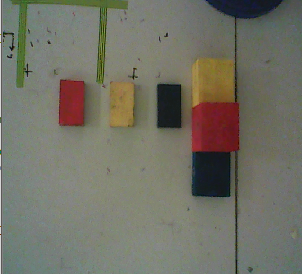
//> input picture Capture.PNG, 302 x 274 px, given in place of the camera
$ ./RSD_starter_video   (built with g++ and OpenCV 4)
//> lines starting //> are read from the running program, lines starting //| are printed output that depends on the picture; after the words box and inside, x2 and y2 are one past the last pixel; in counts of white or black regions, pixels touching at a corner belong together
### RobotHandEye/Block.h
#pragma once

#include <opencv2\opencv.hpp>

using namespace cv;
using namespace std;

class Block
{
private:
	int xPos, yPos, Position;
public:
	Block();
	~Block();
	bool checkBlock(Mat Block, int x, int y);

	int getPosy();

	int getPosx();

	void setPosy(int y);

	void setPosx(int x);

	int getPosition();

	void setPosition(int pos);

	bool checkPosition();

};

### RobotHandEye/stdafx.h
// stdafx.h : include file for standard system include files,
// or project specific include files that are used frequently, but
// are changed infrequently
//

#pragma once

// TODO: reference additional headers your program requires here

### RobotHandEye/Block.cpp
#include "Block.h"


Block::Block()
{
	Position = 0;
	xPos = 0;
	yPos = 0;
}


Block::~Block()
{
}

bool Block::checkBlock(Mat Block, int x, int y)
{
	Vec3b intensityBlue = Block.at<Vec3b>(y, x);
		for (int i = x; i < x + 5; i++)
		{
			for (int j = y; j < y + 5; j++)
			{
				if (j > Block.rows-1 || j < 0 || i > Block.cols-1 || i < 0)
				{
					return false;
				}
				intensityBlue = Block.at<Vec3b>(j, i);
				if (intensityBlue.val[0] == 0)
				{
					return false;
				}
			}
		}

	return true;
}

bool Block::checkPosition()
{
	if (xPos == 0)
	{
		return true;
	}
	else
	{
		return false;
	}
}

// [4 lines left out: function getPosy, not called in this run]

int Block::getPosx()
{
	return xPos;
}

void Block::setPosy(int y)
{
	yPos = y;
}

void Block::setPosx(int x)
{
	xPos = x;
}

int Block::getPosition()
{
	return Position;
}

void Block::setPosition(int pos)
{
	Position = pos;
}

### RobotHandEye/RSD_starter_video.cpp
/*
* RSD_starter_video.cpp
*
* This code was developed for students studying RME40003 Robot Systems Design at Swinburne
* University of Technology in Melbourne, Australia
*
* This code is largely based on the 'starter_video.cpp' code created by Ethan Rublee, Nov 23,
* 2010 for use with OpenCV software. Ethan Rublee's code comes packaged with the OpenCV files
* and can be found in ..\OpenCV\sources\samples\cpp\
*
* This is a simple starter sample  for using opencv, getting a video stream, displaying images,
* reading and outputting pixel values, and modifying pixel values.
*
*/

/*
* CODE MODIFICATIONS AND BUG FIXES
* 24/07/2014 Code added by Michelle Dunn to read, output and modify pixel values
* 21/08/2014 Comments added by Michelle Dunn for Swinburne students
*/

#include "opencv2/highgui/highgui.hpp"
#include "stdafx.h"
#include "windows.h"
#include <iostream>
#include <vector>
#include <stdio.h>
#include "block.h"

#using <mscorlib.dll>
#using <system.dll>


using namespace System;
using namespace System::IO::Ports;
using namespace cv;
using namespace std;


//hide the local functions in an anon namespace
namespace {
    // [11 lines left out: function help, not called in this run]


}

void sortBlocks(Block* redBlock, Block* blueBlock, Block* yellowBlock)
{
	//sort the blocks
	//assume values
	int positions[3] = { redBlock->getPosx(), yellowBlock->getPosx(), blueBlock->getPosx() };
	int redPos = 1, bluePos = 2, yellowPos = 3;

	sort(positions, positions + 3);

	redPos = distance(positions, (find(positions, positions + 3, redBlock->getPosx()))) + 1;
	bluePos = distance(positions, (find(positions, positions + 3, blueBlock->getPosx()))) + 1;
	yellowPos = distance(positions, (find(positions, positions + 3, yellowBlock->getPosx()))) + 1;

	blueBlock->setPosition(bluePos);
	redBlock->setPosition(redPos);
	yellowBlock->setPosition(yellowPos);
}

int process(VideoCapture& capture)
{
	int n = 0;
	char filename[200];
	string window_name = "video | q or esc to quit";
	cout << "press space to save a picture. q or esc to quit" << endl;
	namedWindow(window_name, CV_WINDOW_KEEPRATIO); //resizable window;
	Mat frame;

	Block * redBlock = new Block();
	Block * blueBlock = new Block();
	Block * yellowBlock = new Block();

	//initalise frame, sometimes takes a while to colour properly
	for (int i = 0; i < 1; i++) {
		//needs a few frames to stabilise image first would recommend a dew cycles before detecting postions
		for (int i = 0; i < 20; i++) {
			capture >> frame;
//> frame is the input picture: 274 rows x 302 cols, CV_8UC3; mean B, G, R 101.3, 113.2, 113.7
			if (frame.empty())
				break;
		}
		capture >> frame;
		if (frame.empty())
			break;

		/****************** Entry point for Swinburne RSD students ****************/


		Mat bgr = frame;

		Mat hsv;
		vector<Mat> channels;

		cvtColor(bgr, hsv, COLOR_BGR2HSV);
//> hsv: 274 rows x 302 cols, CV_8UC3; mean H, S, V 49.4, 43.8, 118.7

		split(hsv, channels);
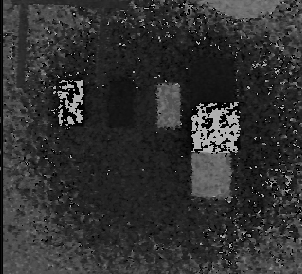
//> channels[0]: 274 rows x 302 cols, CV_8UC1; min 0, max 179, mean 49.4
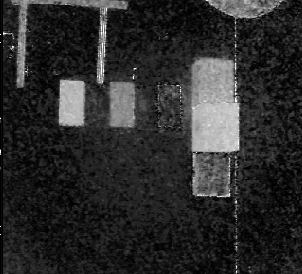
//> channels[1]: 274 rows x 302 cols, CV_8UC1; min 0, max 255, mean 43.8
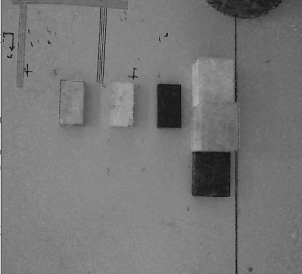
//> channels[2]: 274 rows x 302 cols, CV_8UC1; min 17, max 213, mean 118.7
		Scalar m = mean(channels[1]);
//> m = Scalar(43.78)
		cout << "light intensity = " << m[0] << endl;
//| light intensity = 43.781

		//adjust the lower bounds of blue to find in light or dark
		int blueAdj;
		blueAdj = (m[0] * -7.2) + 330;
//> blueAdj = 14

		Scalar Red_lower = Scalar(0, 70, 50);
		Scalar Red_higher = Scalar(10, 255, 255);
		Scalar Red_lower2 = Scalar(170, 70, 50);
		Scalar Red_higher2 = Scalar(180, 255, 255);

		Scalar Yellow_lower = Scalar(10, 100, 100);
		Scalar Yellow_higher = Scalar(30, 255, 255);

		Scalar Blue_lower = Scalar(100, blueAdj, 0);
//> Blue_lower = Scalar(100, 14)
		Scalar Blue_higher = Scalar(140, 255, 255);


		Mat maskred1, maskred2, maskyellow, maskblue;

		inRange(hsv, Red_lower, Red_higher, maskred1);
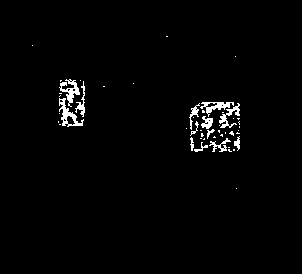
//> maskred1: 274 rows x 302 cols, CV_8UC1; 1.9% white; 49 white regions (36 under 20 px), largest, box (x1, y1, x2, y2) and area: (59, 98, 84, 127) 245, (59, 79, 80, 107) 223, (200, 102, 234, 117) 191
		inRange(hsv, Red_lower2, Red_higher2, maskred2);
//> maskred2: 274 rows x 302 cols, CV_8UC1; 2.5% white; 27 white regions (21 under 20 px), largest, box (x1, y1, x2, y2) and area: (191, 102, 240, 152) 1436, (59, 81, 84, 123) 367, (60, 80, 74, 90) 56, (58, 109, 63, 126) 50, (65, 116, 75, 126) 49, (215, 146, 221, 152) 23

		Mat maskRed = maskred1 | maskred2;
//> maskRed: 274 rows x 302 cols, CV_8UC1; 4.3% white; 14 white regions (12 under 20 px), largest, box (x1, y1, x2, y2) and area: (189, 102, 240, 152) 2398, (58, 79, 85, 127) 1149

		inRange(hsv, Yellow_lower, Yellow_higher, maskyellow);
//> maskyellow: 274 rows x 302 cols, CV_8UC1; 3.6% white; 30 white regions (28 under 20 px), largest, box (x1, y1, x2, y2) and area: (189, 58, 235, 108) 1862, (109, 82, 135, 127) 1059
		inRange(hsv, Blue_lower, Blue_higher, maskblue);
//> maskblue: 274 rows x 302 cols, CV_8UC1; 3.5% white; 277 white regions (270 under 20 px), largest, box (x1, y1, x2, y2) and area: (191, 152, 231, 197) 1068, (198, 0, 284, 22) 965, (157, 102, 166, 113) 47

		Mat mask = maskRed | maskred2 | maskyellow | maskblue;
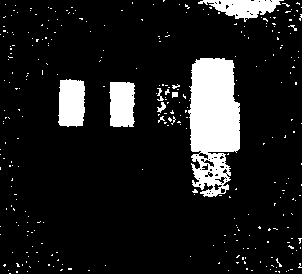
//> mask: 274 rows x 302 cols, CV_8UC1; 11.4% white; 303 white regions (294 under 20 px), largest, box (x1, y1, x2, y2) and area: (188, 58, 240, 197) 5350, (58, 79, 85, 127) 1152, (109, 82, 135, 127) 1060

		Mat maskout;

		bitwise_and(bgr, bgr, maskout, mask);
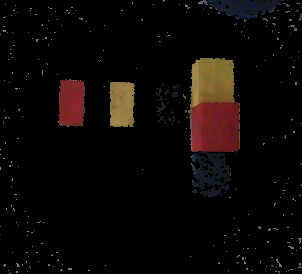
//> maskout: 274 rows x 302 cols, CV_8UC3; mean B, G, R 5.8, 7.4, 11.5

		Mat RedBlockMap, YellowBlockMap, BlueBlockMap;

		bitwise_and(bgr, bgr, RedBlockMap, maskRed);
		bitwise_and(bgr, bgr, YellowBlockMap, maskyellow);
		bitwise_and(bgr, bgr, BlueBlockMap, maskblue);
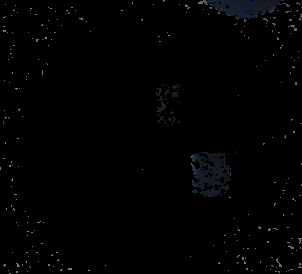
//> BlueBlockMap: 274 rows x 302 cols, CV_8UC3; mean B, G, R 2.1, 1.7, 1.5


		Vec3b intensityRed, intensityBlue, intensityYellow;

		//go through each row of pixels
		for (int i = 0; i < (RedBlockMap.cols - 1); i++)
		{
			for (int j = 0; j < (RedBlockMap.rows - 1); j++)
			{
				intensityRed = RedBlockMap.at<Vec3b>(j, i);
				intensityBlue = BlueBlockMap.at<Vec3b>(j, i);
				intensityYellow = YellowBlockMap.at<Vec3b>(j, i);

				//check for first instance of each colour
				{
					if (redBlock->checkBlock(RedBlockMap, i, j) && redBlock->checkPosition())
					{
						redBlock->setPosx(i);
						redBlock->setPosy(j);
					}

					else if (intensityYellow.val[0] > 0)
					{
						if (yellowBlock->checkBlock(YellowBlockMap, i, j) && yellowBlock->checkPosition())
						{
							yellowBlock->setPosx(i);
							yellowBlock->setPosy(j);
						}
					}

					else if (intensityBlue.val[0] > 0)
					{
						if (blueBlock->checkBlock(BlueBlockMap, i, j) && blueBlock->checkPosition())
						{
							blueBlock->setPosx(i);
							blueBlock->setPosy(j);
						}
					}
				}
			}


		}
//> this loop made 301 passes
//> intensityBlue on passes 1 to 3: [0, 0, 0], [0, 0, 0], [0, 0, 0]


		sortBlocks(redBlock, blueBlock, yellowBlock);

		/****************** End of Swinburne modifications ****************/

		imshow(window_name, frame);
	}

	int BlockPositions = (redBlock->getPosition() * 100) + (blueBlock->getPosition() * 10) + (yellowBlock->getPosition() * 1);

	cout << "Red = " << redBlock->getPosition() << "Blue = " << blueBlock->getPosition() << "Yellow " << yellowBlock->getPosition() << endl;

	return BlockPositions;
}

// [83 lines left out: function Comms, not called in this run]

int main() {

    //std::string arg = av[1];
    VideoCapture capture(0); //try to open string, this will attempt to open it as a video file
    if (!capture.isOpened()) //if this fails, try to open as a video camera, through the use of an integer param
        capture.open(atoi(0));
    if (!capture.isOpened()) {
        cerr << "Failed to open a video device or video file!\n" << endl;
        help(0);
        return 1;
    }

	int BlockPositions;

	BlockPositions = process(capture);

	capture.release();

	Comms(BlockPositions);
//> (this line was passed over: Comms is not available in this run)

	return 1;
}
